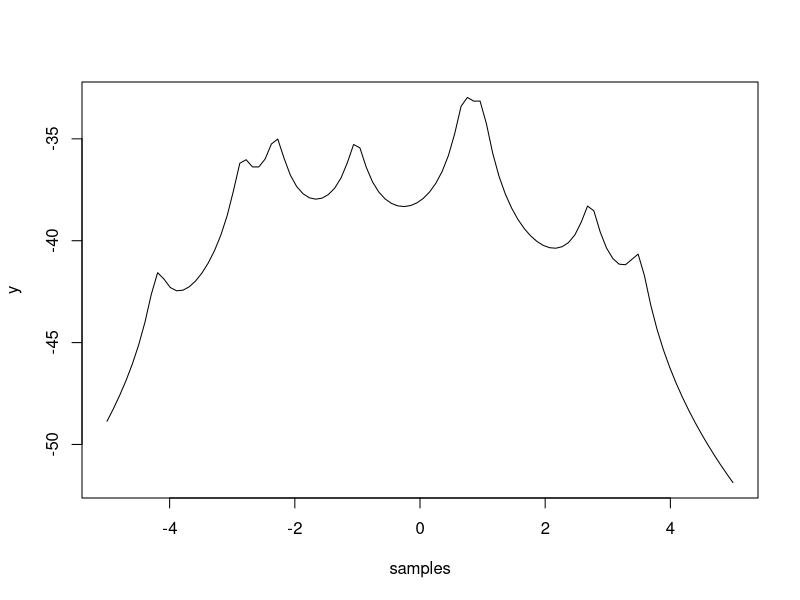

Here is the R script that generated this plot: (Note: this script raises an error after producing the figure.)
x = c(-4.2,-2.85,-2.3,-1.02,0.7,0.98,2.72,3.5)
n = length(x)

log_likelihood = function(alpha, beta=0.1) {
    n*log(beta)-n*log(pi)-sum(log(beta^2+(x-alpha)^2))
}

samples = seq(-5,5, length.out = 100)
y = NA
for (i in 1:length(samples)) {
    y[i] = log_likelihood(samples[i])
}

plot(samples, y, 'l')

T_fn = function(i) {
    T0 = 10
    Tf = 10^-7
    n = 10^6
    return(T0*(Tf/T0)^((i-1)/n))
}

simulated_annealing = function(alpha_init, n) {
    alpha = alpha_init
    for (i in 1:n) {
        alpha_new = rnorm(1, alpha, 1)
        r = exp((log_likelihood(alpha_new) - log_likelihood(alpha))/T_fn(i))
        u = runif(1)
        if (r >= u) {
            alpha = alpha_new
        }
    }
    return(alpha)
}

simulated_annealing(-2.5, 10^6)
simulated_annealing(0, 10^6)
simulated_annealing(-0.30875, 10^6)

GA_10 = ga("real-valued", log_likelihood, lower = -4, upper = 4, popSize = 10)
GA_20 = ga("real-valued", log_likelihood, lower = -4, upper = 4, popSize = 20)
GA_30 = ga("real-valued", log_likelihood, lower = -4, upper = 4, popSize = 30)




